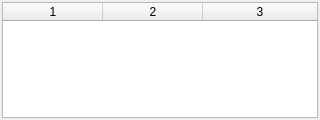
<?xml version="1.0" encoding="UTF-8"?>
<ui version="4.0">
 <class>ErrorsAndWarnings</class>
 <widget class="QWidget" name="ErrorsAndWarnings">
  <property name="geometry">
   <rect>
    <x>0</x>
    <y>0</y>
    <width>320</width>
    <height>120</height>
   </rect>
  </property>
  <property name="windowTitle">
   <string>Errors and Warnings</string>
  </property>
  <layout class="QVBoxLayout" name="verticalLayout">
   <property name="spacing">
    <number>2</number>
   </property>
   <property name="leftMargin">
    <number>2</number>
   </property>
   <property name="topMargin">
    <number>2</number>
   </property>
   <property name="rightMargin">
    <number>2</number>
   </property>
   <property name="bottomMargin">
    <number>2</number>
   </property>
   <item>
    <widget class="QTableWidget" name="tableWidget">
     <property name="columnCount">
      <number>3</number>
     </property>
     <attribute name="horizontalHeaderVisible">
      <bool>true</bool>
     </attribute>
     <attribute name="horizontalHeaderStretchLastSection">
      <bool>true</bool>
     </attribute>
     <column/>
     <column/>
     <column/>
    </widget>
   </item>
  </layout>
 </widget>
 <resources/>
 <connections/>
</ui>
